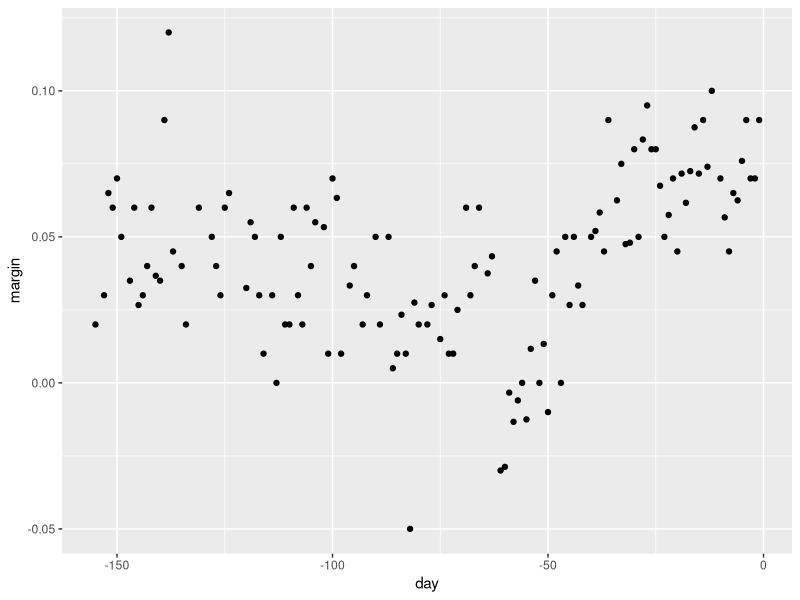

The R script that drew this image:
# Smoothing is a powerful technique used all across data analysis. It is designed
# to detect trends in the presence of noisy data in cases in which the shape
# of the trend is unknown. 
# 
# The concepts behind smoothing techniques are extremely useful in machine learning
# because conditional expectations/probabilities can be though of as TRENDS
# of unknown shapes that we need to estimate in the presence of uncertainty.
# 

## Code
library(dslabs)
library(tidyverse)
data("polls_2008")
polls_2008
qplot(day, margin, data = polls_2008)
